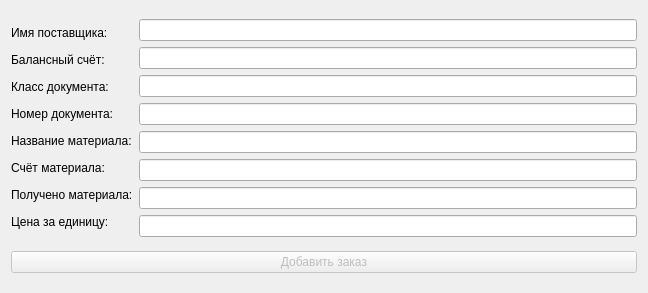
<?xml version="1.0" encoding="UTF-8"?>
<ui version="4.0">
 <class>Dialog2</class>
 <widget class="QDialog" name="Dialog2">
  <property name="geometry">
   <rect>
    <x>0</x>
    <y>0</y>
    <width>648</width>
    <height>293</height>
   </rect>
  </property>
  <property name="windowTitle">
   <string>Добавить заказ</string>
  </property>
  <layout class="QVBoxLayout" name="verticalLayout_3">
   <item>
    <layout class="QHBoxLayout" name="horizontalLayout">
     <item>
      <layout class="QVBoxLayout" name="verticalLayout_2">
       <item>
        <widget class="QLabel" name="label">
         <property name="sizePolicy">
          <sizepolicy hsizetype="Preferred" vsizetype="Maximum">
           <horstretch>0</horstretch>
           <verstretch>0</verstretch>
          </sizepolicy>
         </property>
         <property name="text">
          <string>Имя поставщика:</string>
         </property>
        </widget>
       </item>
       <item>
        <widget class="QLabel" name="label_2">
         <property name="sizePolicy">
          <sizepolicy hsizetype="Preferred" vsizetype="Maximum">
           <horstretch>0</horstretch>
           <verstretch>0</verstretch>
          </sizepolicy>
         </property>
         <property name="text">
          <string>Балансный счёт:</string>
         </property>
        </widget>
       </item>
       <item>
        <widget class="QLabel" name="label_3">
         <property name="sizePolicy">
          <sizepolicy hsizetype="Preferred" vsizetype="Maximum">
           <horstretch>0</horstretch>
           <verstretch>0</verstretch>
          </sizepolicy>
         </property>
         <property name="text">
          <string>Класс документа:</string>
         </property>
        </widget>
       </item>
       <item>
        <widget class="QLabel" name="label_4">
         <property name="sizePolicy">
          <sizepolicy hsizetype="Preferred" vsizetype="Maximum">
           <horstretch>0</horstretch>
           <verstretch>0</verstretch>
          </sizepolicy>
         </property>
         <property name="text">
          <string>Номер документа:</string>
         </property>
        </widget>
       </item>
       <item>
        <widget class="QLabel" name="label_5">
         <property name="sizePolicy">
          <sizepolicy hsizetype="Preferred" vsizetype="Maximum">
           <horstretch>0</horstretch>
           <verstretch>0</verstretch>
          </sizepolicy>
         </property>
         <property name="text">
          <string>Название материала:</string>
         </property>
        </widget>
       </item>
       <item>
        <widget class="QLabel" name="label_6">
         <property name="sizePolicy">
          <sizepolicy hsizetype="Preferred" vsizetype="Maximum">
           <horstretch>0</horstretch>
           <verstretch>0</verstretch>
          </sizepolicy>
         </property>
         <property name="text">
          <string>Счёт материала:</string>
         </property>
        </widget>
       </item>
       <item>
        <widget class="QLabel" name="label_7">
         <property name="sizePolicy">
          <sizepolicy hsizetype="Preferred" vsizetype="Maximum">
           <horstretch>0</horstretch>
           <verstretch>0</verstretch>
          </sizepolicy>
         </property>
         <property name="text">
          <string>Получено материала:</string>
         </property>
        </widget>
       </item>
       <item>
        <widget class="QLabel" name="label_8">
         <property name="sizePolicy">
          <sizepolicy hsizetype="Preferred" vsizetype="Maximum">
           <horstretch>0</horstretch>
           <verstretch>0</verstretch>
          </sizepolicy>
         </property>
         <property name="text">
          <string>Цена за единицу:</string>
         </property>
        </widget>
       </item>
      </layout>
     </item>
     <item>
      <layout class="QVBoxLayout" name="verticalLayout">
       <item>
        <widget class="QLineEdit" name="provider">
         <property name="sizePolicy">
          <sizepolicy hsizetype="Minimum" vsizetype="Fixed">
           <horstretch>0</horstretch>
           <verstretch>0</verstretch>
          </sizepolicy>
         </property>
        </widget>
       </item>
       <item>
        <widget class="QLineEdit" name="balance"/>
       </item>
       <item>
        <widget class="QLineEdit" name="id_doc"/>
       </item>
       <item>
        <widget class="QLineEdit" name="n_doc"/>
       </item>
       <item>
        <widget class="QLineEdit" name="material"/>
       </item>
       <item>
        <widget class="QLineEdit" name="c_material"/>
       </item>
       <item>
        <widget class="QLineEdit" name="received"/>
       </item>
       <item>
        <widget class="QLineEdit" name="unit_price"/>
       </item>
      </layout>
     </item>
    </layout>
   </item>
   <item>
    <widget class="QPushButton" name="pushButton">
     <property name="enabled">
      <bool>false</bool>
     </property>
     <property name="text">
      <string>Добавить заказ</string>
     </property>
    </widget>
   </item>
  </layout>
 </widget>
 <resources/>
 <connections/>
</ui>
